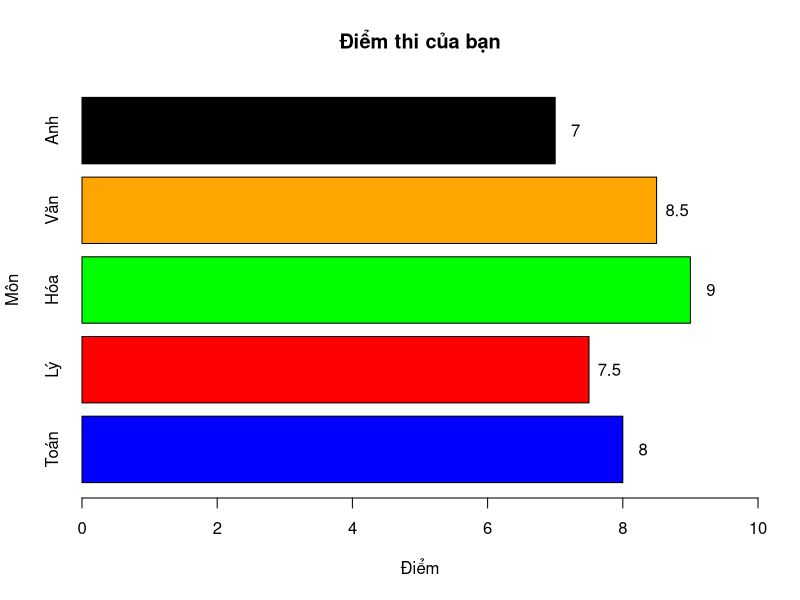
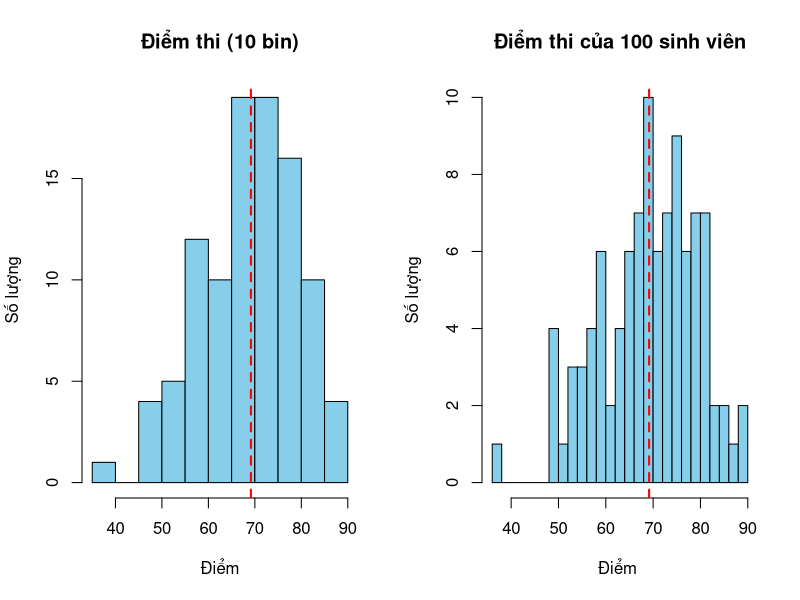

Generate these figures, in order, with R: (Note: this script raises an error after producing the figures.)
# ==============================================================================
# BÀI TẬP THỰC HÀNH
# ==============================================================================

# ------------------------------------------------------------------------------
# Bài tập 1: Bar Chart
# ------------------------------------------------------------------------------

# Sử dụng dữ liệu sau:
subjects <- c("Toán", "Lý", "Hóa", "Văn", "Anh")
scores <- c(8, 7.5, 9, 8.5, 7)

# Yêu cầu:
# 1. Vẽ bar chart cơ bản
# 2. Thêm tiêu đề "Điểm thi của bạn"
# 3. Tô màu khác nhau cho mỗi môn
# 4. Thêm giá trị điểm lên đầu mỗi cột
# 5. Vẽ bar chart ngang
barplot(scores,
        names.arg = subjects, 
        main = "Điểm thi của bạn",
        ylab = "Môn",
        xlab = "Điểm",
        xlim = c(0,10),
        col = c("blue","red","green","orange","black"),
        horiz = TRUE
)
text(y = 1:5*1.2-0.5,
     x = scores +0.3,
     labels = scores
  
)
# ------------------------------------------------------------------------------
# Bài tập 2: Histogram
# ------------------------------------------------------------------------------

# Tạo dữ liệu: Điểm thi của 100 sinh viên
set.seed(2024)
exam_scores <- rnorm(100, mean = 70, sd = 10)

# Yêu cầu:
# 1. Vẽ histogram với 10 bins
# 2. Thêm tiêu đề và nhãn trục phù hợp
# 3. Tô màu xanh lam
# 4. Thêm đường thẳng đứng màu đỏ tại vị trí điểm trung bình
# 5. Vẽ histogram khác với 20 bins, so sánh sự khác biệt
par(mfrow = c(1,2))
hist(exam_scores,
     breaks = 10,
     main = "Điểm thi (10 bin)",
     xlab = "Điểm",
     ylab = "Số lượng",
     col = "skyblue"
     )
abline(v=mean(exam_scores),
       col = "red",
       lwd =2,
       lty = 2)

hist(exam_scores,
     main = "Điểm thi của 100 sinh viên",
     ylab = "Số lượng",
     xlab = "Điểm ",
     col = "skyblue",
     breaks = 20)
abline(v = mean(exam_scores), 
       col = "red", 
       lwd = 2, 
       lty = 2)
par(mfrow = c(1,1))
# ------------------------------------------------------------------------------
# Bài tập 3: Box Plot
# ------------------------------------------------------------------------------

# Sử dụng dữ liệu iris
data("iris")
# Yêu cầu:
# 1. Vẽ box plot so sánh Petal.Length giữa 3 loài
# 2. Tô màu khác nhau cho mỗi loài
# 3. Thêm tiêu đề phù hợp
# 4. Nhìn vào biểu đồ và trả lời:
#    - Loài nào có petal dài nhất?
#    - Loài nào có độ biến thiên lớn nhất?
#    - Có outliers không? Ở loài nào?
boxplot(Penta)
# ------------------------------------------------------------------------------
# Bài tập 4: Scatter Plot
# ------------------------------------------------------------------------------

# Sử dụng dữ liệu mtcars

# Yêu cầu:
# 1. Vẽ scatter plot giữa hp (horsepower) và mpg
# 2. Tô màu các điểm theo số cy-lanh (cyl)
# 3. Thêm đường hồi quy tuyến tính
# 4. Thêm legend giải thích màu
# 5. Nhận xét về mối quan hệ giữa hp và mpg

# ------------------------------------------------------------------------------
# Bài tập 5: Nhiều biểu đồ
# ------------------------------------------------------------------------------

# Sử dụng dữ liệu mtcars

# Yêu cầu:
# Tạo một figure với 4 biểu đồ (2x2) để phân tích biến hp:
# 1. Histogram của hp
# 2. Box plot của hp
# 3. Box plot so sánh hp theo cyl
# 4. Scatter plot hp vs mpg

# ------------------------------------------------------------------------------
# Bài tập 6: Tổng hợp
# ------------------------------------------------------------------------------

# Tạo dữ liệu bán hàng của 4 quý
Q1 <- c(100, 120, 110, 130)
Q2 <- c(150, 140, 160, 155)
Q3 <- c(180, 170, 190, 185)
Q4 <- c(200, 210, 195, 220)
products <- c("Sản phẩm A", "Sản phẩm B", "Sản phẩm C", "Sản phẩm D")

# Yêu cầu:
# 1. Vẽ grouped bar chart so sánh doanh thu 4 quý
# 2. Vẽ line plot cho từng sản phẩm qua 4 quý
# 3. Tính tổng doanh thu mỗi quý, vẽ bar chart
# 4. Tạo figure 2x2 hiển thị:
#    - Grouped bar chart
#    - Line plot tất cả sản phẩm
#    - Pie chart tổng doanh thu mỗi quý
#    - Bar chart tổng doanh thu mỗi sản phẩm

# ==============================================================================
# TÀI LIỆU THAM KHẢO
# ==============================================================================

# 1. R Graphics Cookbook: https://r-graphics.org/
# 2. Quick-R Graphics: https://www.statmethods.net/graphs/
# 3. R Documentation: ?plot, ?hist, ?boxplot, ?barplot
# 4. R Color Chart: http://www.stat.columbia.edu/~tzheng/files/Rcolor.pdf

# ==============================================================================
# TỔNG KẾT
# ==============================================================================

# Những điểm cần nhớ:

# 1. ✅ Chọn biểu đồ phù hợp với loại dữ liệu:
#    - Bar chart: Dữ liệu phân loại
#    - Histogram: Phân phối dữ liệu liên tục
#    - Box plot: So sánh nhóm, tìm outliers
#    - Scatter plot: Mối quan hệ giữa 2 biến
#    - Line plot: Xu hướng theo thời gian
#    - Pie chart: Tỷ lệ phần trăm (ít nhóm)

# 2. ✅ Luôn thêm tiêu đề và nhãn trục rõ ràng

# 3. ✅ Sử dụng màu sắc hợp lý:
#    - Không quá nhiều màu
#    - Màu có ý nghĩa (đỏ = cảnh báo, xanh lá = tốt)
#    - Đảm bảo đọc được khi in đen trắng

# 4. ✅ Box plot giúp:
#    - Thấy trung vị, Q1, Q3
#    - Phát hiện outliers
#    - So sánh nhiều nhóm

# 5. ✅ Histogram vs Bar chart:
#    - Histogram: Dữ liệu liên tục, không có khoảng cách giữa cột
#    - Bar chart: Dữ liệu phân loại, có khoảng cách

# 6. ✅ Sử dụng par(mfrow) để vẽ nhiều biểu đồ cùng lúc

# 7. ✅ Lưu biểu đồ: png(), pdf(), jpeg() + dev.off()

# Quy trình vẽ biểu đồ tốt:
# 1. Xác định mục đích: Muốn truyền đạt thông tin gì?
# 2. Chọn loại biểu đồ phù hợp
# 3. Vẽ biểu đồ cơ bản
# 4. Thêm tiêu đề, nhãn, màu sắc
# 5. Kiểm tra xem biểu đồ có dễ hiểu không
# 6. Lưu lại nếu cần

# Lưu ý quan trọng:
# - Biểu đồ phải đơn giản, dễ hiểu
# - Không thêm quá nhiều thông tin vào một biểu đồ
# - Luôn nghĩ về người xem
# - "A picture is worth a thousand words" - Một hình ảnh đáng giá ngàn lời

# Cập nhật: Tháng 3/2026
